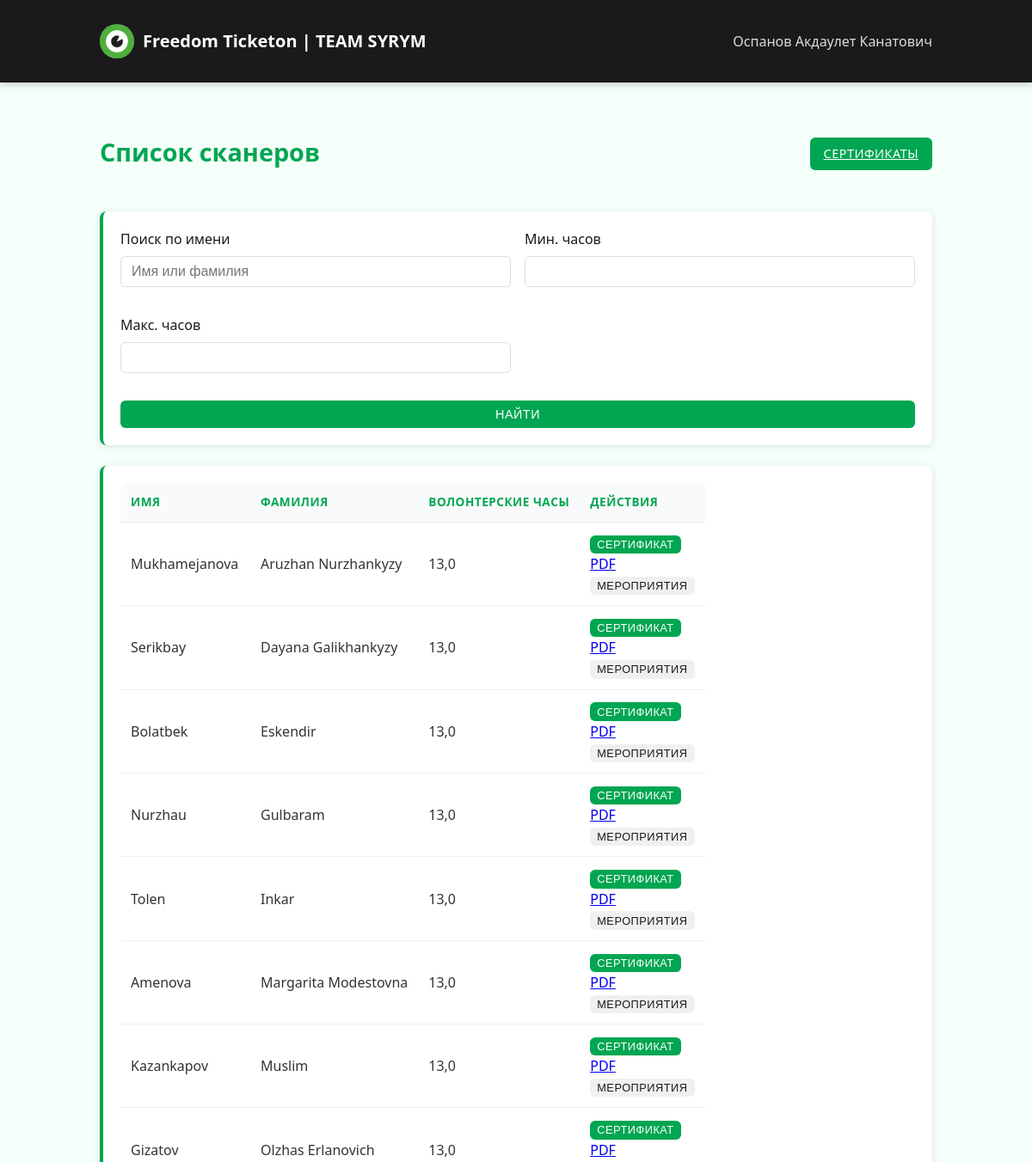
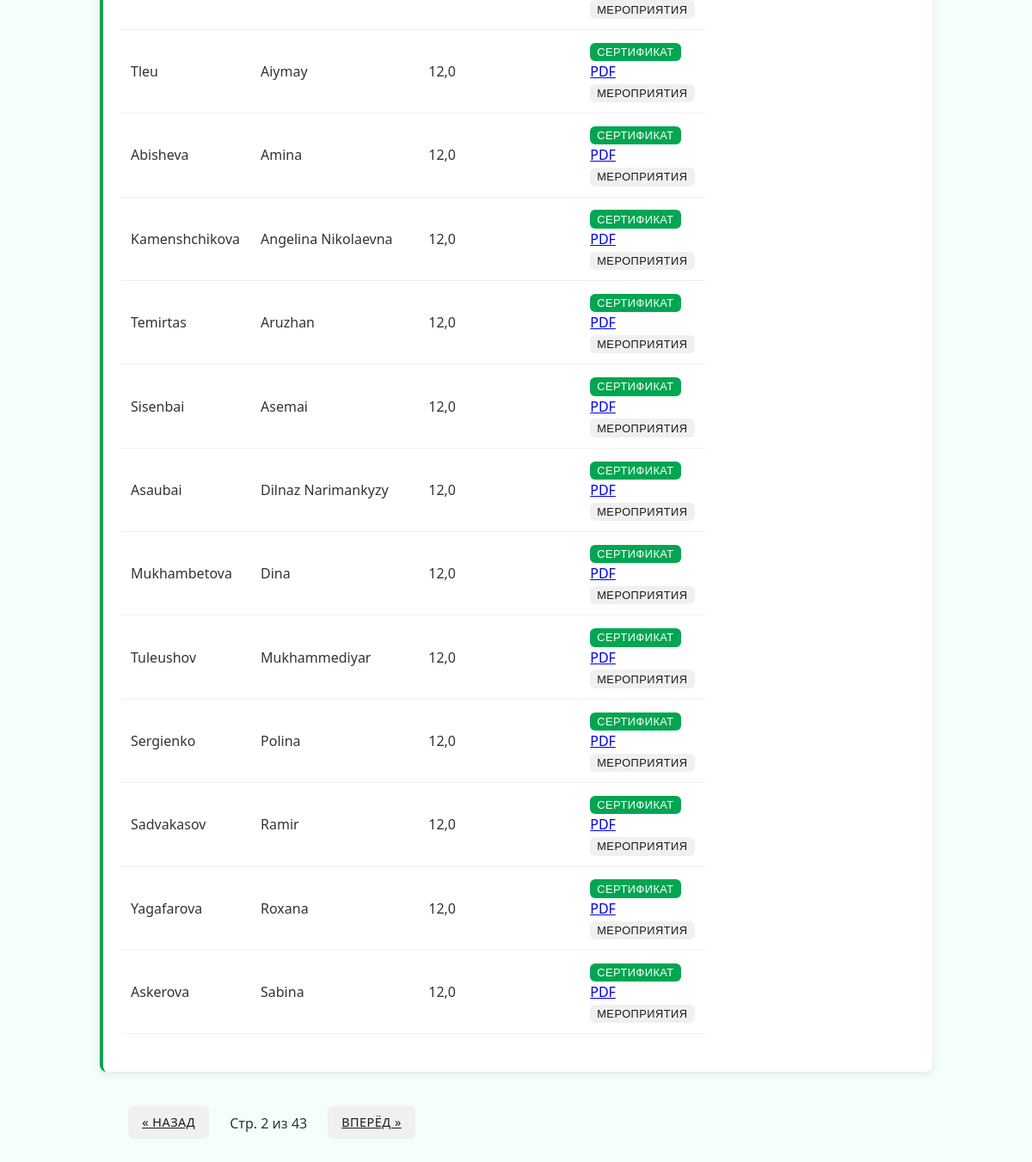
Page /scanners/?page=2 (signed in) on the committed database (2 pictures, top to bottom).
### core/models.py (models this page shows, shortened)
class Scanner(models.Model):
    first_name = models.CharField(max_length=100)
    last_name = models.CharField(max_length=100)
    email = models.EmailField(blank=True, null=True)
    created_at = models.DateTimeField(default=timezone.now)

### core/views.py (the view)
# urls.py: path('scanners/', views.all_scanners_list, name='all_scanners_list'),
@team_leader_required
def all_scanners_list(request):
    query = request.GET.get('q', '')
    filter_min_hours = request.GET.get('min_hours', '')
    filter_max_hours = request.GET.get('max_hours', '')
    page_number = request.GET.get('page', '1')
    cache_key = f'scanners_list_{query}_{filter_min_hours}_{filter_max_hours}_{page_number}'
    cached_data = cache.get(cache_key)
    if cached_data:
        return render(request, 'core/all_scanners.html', cached_data)
    scanners = Scanner.objects.all()
    if query:
        scanners = scanners.filter(
            Q(first_name__icontains=query) |
            Q(last_name__icontains=query) |
            Q(email__icontains=query)
        )
    scanners = scanners.annotate(
        total_hours=Coalesce(Sum('eventparticipant__hours_awarded'), 0.0)
    )
    if filter_min_hours:
        scanners = scanners.filter(total_hours__gte=float(filter_min_hours))
    if filter_max_hours:
        scanners = scanners.filter(total_hours__lte=float(filter_max_hours))
    scanners = scanners.order_by('-total_hours', 'last_name', 'first_name')
    paginator = Paginator(scanners, 20)  # 20 сканеров на страницу
    page_obj = paginator.get_page(page_number)
    scanner_ids = [scanner.id for scanner in page_obj.object_list]
    participations = EventParticipant.objects.filter(
        volunteer_id__in=scanner_ids
    ).select_related('event').order_by('-event__date')
    participation_by_scanner = {}
    for p in participations:
        if p.volunteer_id not in participation_by_scanner:
            participation_by_scanner[p.volunteer_id] = []
        participation_by_scanner[p.volunteer_id].append({
            'id': p.event.id,
            'name': p.event.name,
            'date': p.event.date.strftime('%d.%m.%Y'),
            'hours': p.hours_awarded
        })
    scanners_with_hours = []
    for scanner in page_obj.object_list:
        scanners_with_hours.append({
            'id': scanner.id,
            'first_name': scanner.first_name,
            'last_name': scanner.last_name,
            'email': scanner.email,
            'total_hours': scanner.total_hours,
            'events': participation_by_scanner.get(scanner.id, [])
        })
    context = {
        'scanners': scanners_with_hours,
        'query': query,
        'min_hours': filter_min_hours,
        'max_hours': filter_max_hours,
        'page_obj': page_obj
    }
    cache.set(cache_key, context, 300)
    return render(request, 'core/all_scanners.html', context)

### core/models.py (called while the page is built)
def is_team_leader(user):
    return user.groups.filter(name='Тимлидеры').exists()

### core/views.py (called while the page is built)
def is_team_leader_or_admin(user):
    return user.is_authenticated and (user.is_team_leader or user.is_staff)

### templates/core/all_scanners.html (shortened to what this page needs)
{% extends 'base.html' %}
{% block content %}
<div class="flex justify-between items-center mb-3" style="flex-wrap: wrap; gap: 1rem;">
    <h1>Список сканеров</h1>
    <div class="flex gap-2" style="flex-wrap: wrap;">
        <a href="{% url 'scanner_certificates' %}" class="btn btn-success">Сертификаты</a>
    </div>
</div>
<form method="get" class="card mb-3 table-responsive" style="display: flex; flex-wrap: wrap; gap: 1rem; align-items: end;">
    <div style="flex:1; min-width: 180px; width: 100%;">
        <label for="q">Поиск по имени</label>
        <input type="text" id="q" name="q" class="form-control" value="{{ query|default:'' }}" placeholder="Имя или фамилия">
    </div>
    <div style="min-width: 150px; width: calc(50% - 0.5rem);">
        <label for="min_hours">Мин. часов</label>
        <input type="number" id="min_hours" name="min_hours" class="form-control" step="0.5" min="0" value="{{ min_hours|default:'' }}">
    </div>
    <div style="min-width: 150px; width: calc(50% - 0.5rem);">
        <label for="max_hours">Макс. часов</label>
        <input type="number" id="max_hours" name="max_hours" class="form-control" step="0.5" min="0" value="{{ max_hours|default:'' }}">
    </div>
    <div style="min-width: 120px; width: 100%;">
        <button type="submit" class="btn btn-primary" style="width: 100%;">Найти</button>
    </div>
</form>
{% if scanners %}
<div class="card table-responsive">
    <table>
        <thead>
            <tr>
                <th>Имя</th>
                <th>Фамилия</th>
                <th>Волонтерские часы</th>
                <th>Действия</th>
            </tr>
        </thead>
        <tbody>
            {% for scanner in scanners %}
            <tr>
                <td>{{ scanner.first_name }}</td>
                <td>{{ scanner.last_name }}</td>
                <td>{{ scanner.total_hours }}</td>
                <td>
                    <div class="dropdown d-inline-block">
                        <button class="btn btn-success dropdown-toggle" type="button" id="certDropdown{{ scanner.id }}" data-toggle="dropdown" aria-haspopup="true" aria-expanded="false" style="font-size: 0.8rem; padding: 0.2rem 0.5rem;">
                            Сертификат
                        </button>
                        <div class="dropdown-menu" aria-labelledby="certDropdown{{ scanner.id }}">
                            <a class="dropdown-item" href="#" onclick="downloadCertificate({{ scanner.id }}, this); return false;">PDF</a>
                        </div>
                    </div>
                    <button onclick="toggleEvents({{ scanner.id }})" class="btn btn-secondary" style="font-size: 0.8rem; padding: 0.2rem 0.5rem;">Мероприятия</button>
                </td>
            </tr>
            {% endfor %}
        </tbody>
    </table>
</div>
<div class="flex justify-center mt-3" style="flex-wrap: wrap;">
    <nav aria-label="Пагинация" style="width: 100%; max-width: 400px;">
        <ul class="pagination" style="display: flex; gap: 0.5rem; list-style: none; padding: 0; justify-content: center; flex-wrap: wrap;">
            {% if page_obj.has_previous %}
                <li><a href="?page={{ page_obj.previous_page_number }}" class="btn btn-secondary">&laquo; Назад</a></li>
            {% endif %}
            <li style="padding: 0.5rem 1rem; text-align: center;">Стр. {{ page_obj.number }} из {{ page_obj.paginator.num_pages }}</li>
            {% if page_obj.has_next %}
                <li><a href="?page={{ page_obj.next_page_number }}" class="btn btn-secondary">Вперёд &raquo;</a></li>
            {% endif %}
        </ul>
    </nav>
</div>
{% else %}
<div class="card" style="text-align: center; padding: 3rem 1rem;">
    <div style="font-size: 3rem; color: #ccc; margin-bottom: 1rem;">👤</div>
    <h2>Сканеры не найдены</h2>
    <p style="color: #666;">Измените параметры поиска или добавьте новых сканеров в систему</p>
</div>
{% endif %}
{% endblock %}

### templates/base.html (shortened to what this page needs)
{% load static %}
<!DOCTYPE html>
<html lang="ru">
<head>
    <link rel="stylesheet" href="{% static 'css/main.css' %}">
</head>
<body>
    <nav class="navbar">
        <div class="container">
            <div class="navbar-top">
                <a href="{% url 'home' %}" class="navbar-brand">
                    <img src="{% static 'img/freedom_logo.jpg' %}" alt="Freedom Logo" class="logo">
                    <span class="brand-text">Freedom Ticketon | TEAM SYRYM</span>
                </a>
            </div>
            {% if user.is_authenticated %}
            <ul class="navbar-nav" id="mobileMenu">
                <li class="nav-item">
                    <span class="nav-link">{{ user.first_name }} {{ user.last_name }}</span>
                </li>
            </ul>
            {% endif %}
        </div>
    </nav>
    <div class="container mt-3">
        {% block content %}{% endblock %}
    </div>
</body>
</html>

### static/css/main.css (style rules this page uses)
:root { --primary-color: #00a651; --primary-hover: #008442; --accent-color: #4dc075; --light-color: #f5fff9; --dark-color: #1a1a1a; --gray-color: #f0f0f0; --text-color: #333; --danger-color: #d84040; --success-color: #00a651; }
body { font-family: "Segoe UI", -apple-system, BlinkMacSystemFont, Roboto, Oxygen, Ubuntu, sans-serif; background-color: var(--light-color); color: var(--text-color); line-height: 1.5; margin: 0; padding: 0; -webkit-font-smoothing: antialiased; -moz-osx-font-smoothing: grayscale; }
.container { width: 100%; max-width: 1000px; margin: 0 auto; padding: 1rem; box-sizing: border-box; }
.card { background: white; border-radius: 8px; box-shadow: 0 2px 10px rgba(0, 0, 0, 0.1); padding: 20px; margin-bottom: 20px; border-left: 4px solid var(--primary-color); overflow: hidden; }
h1, h2, h3 { color: var(--dark-color); font-weight: 600; word-wrap: break-word; }
h1 { font-size: 1.8rem; margin-bottom: 1.5rem; color: var(--primary-color); }
.form-control { display: block; width: 100%; padding: 0.5rem 0.75rem; border: 1px solid #ddd; border-radius: 6px; margin-bottom: 1rem; font-size: 1rem; transition: all 0.2s ease; box-sizing: border-box; }
label { display: block; margin-bottom: 0.5rem; font-weight: 500; color: var(--dark-color); }
.btn { padding: 0.5rem 1rem; border-radius: 6px; border: none; cursor: pointer; font-weight: 500; transition: background-color 0.2s, transform 0.1s; text-transform: uppercase; letter-spacing: 0.5px; font-size: 0.9rem; display: inline-block; text-align: center; }
.btn-primary { background-color: var(--primary-color); color: white; }
.btn-secondary { background-color: var(--gray-color); color: var(--dark-color); }
.btn-success { background-color: var(--success-color); color: white; }
table { width: 100%; border-collapse: collapse; margin-bottom: 1.5rem; background-color: white; border-radius: 8px; overflow-x: auto; display: block; }
th, td { padding: 0.75rem; text-align: left; border-bottom: 1px solid var(--gray-color); }
th { font-weight: 600; background-color: #f9fafc; color: var(--primary-color); text-transform: uppercase; font-size: 0.85rem; letter-spacing: 0.5px; }
.mb-3 { margin-bottom: 1.5rem; }
.mt-3 { margin-top: 1.5rem; }
.flex { display: flex; }
.items-center { align-items: center; }
.justify-between { justify-content: space-between; }
.gap-2 { gap: 1rem; }
.navbar { background-color: var(--dark-color); color: white; padding: 0.75rem 0; box-shadow: 0 2px 10px rgba(0,0,0,0.2); position: relative; }
.navbar .container { display: flex; justify-content: space-between; align-items: center; }
.navbar-brand { font-size: 1.25rem; font-weight: 600; color: white; text-decoration: none; display: flex; align-items: center; }
.navbar-nav { display: flex; list-style: none; margin: 0; padding: 0; }
.nav-item { margin-left: 1.5rem; }
.nav-link { color: rgba(255, 255, 255, 0.85); text-decoration: none; transition: color 0.2s; position: relative; padding: 0.5rem 0; }
.nav-link::after { content: ''; position: absolute; bottom: 0; left: 0; width: 0; height: 2px; background-color: var(--primary-color); transition: width 0.3s; }

### templates/base.html (style rules this page uses)
.logo { width: 40px; height: 40px; margin-right: 10px; border-radius: 50%; }
.navbar-brand { display: flex; align-items: center; }

### rows in the picture
Scanner: first_name "Mukhamejanova", last_name "Aruzhan Nurzhankyzy"
Scanner: first_name "Serikbay", last_name "Dayana Galikhankyzy"
Scanner: first_name "Bolatbek", last_name "Eskendir"
Scanner: first_name "Nurzhau", last_name "Gulbaram"
Scanner: first_name "Tolen", last_name "Inkar"
Scanner: first_name "Amenova", last_name "Margarita Modestovna"
Scanner: first_name "Kazankapov", last_name "Muslim"
Scanner: first_name "Gizatov", last_name "Olzhas Erlanovich"
Scanner: first_name "Tleu", last_name "Aiymay"
Scanner: first_name "Abisheva", last_name "Amina"
Scanner: first_name "Kamenshchikova", last_name "Angelina Nikolaevna"
Scanner: first_name "Temirtas", last_name "Aruzhan"
Scanner: first_name "Sisenbai", last_name "Asemai"
Scanner: first_name "Asaubai", last_name "Dilnaz Narimankyzy"
Scanner: first_name "Mukhambetova", last_name "Dina"
Scanner: first_name "Tuleushov", last_name "Mukhammediyar"
Scanner: first_name "Sergienko", last_name "Polina"
Scanner: first_name "Sadvakasov", last_name "Ramir"
Scanner: first_name "Yagafarova", last_name "Roxana"
Scanner: first_name "Askerova", last_name "Sabina"

### other values in the picture
{{ user.first_name }} "Оспанов"
{{ user.last_name }} "Акдаулет Канатович"
{{ scanner.total_hours }} "13,0" "13,0" "13,0" "13,0" "13,0" "13,0" "13,0" "13,0" "12,0" "12,0" "12,0" "12,0" "12,0" "12,0" "12,0" "12,0" "12,0" "12,0" "12,0" "12,0"
{{ page_obj.number }} "2"
{{ page_obj.paginator.num_pages }} "43"
